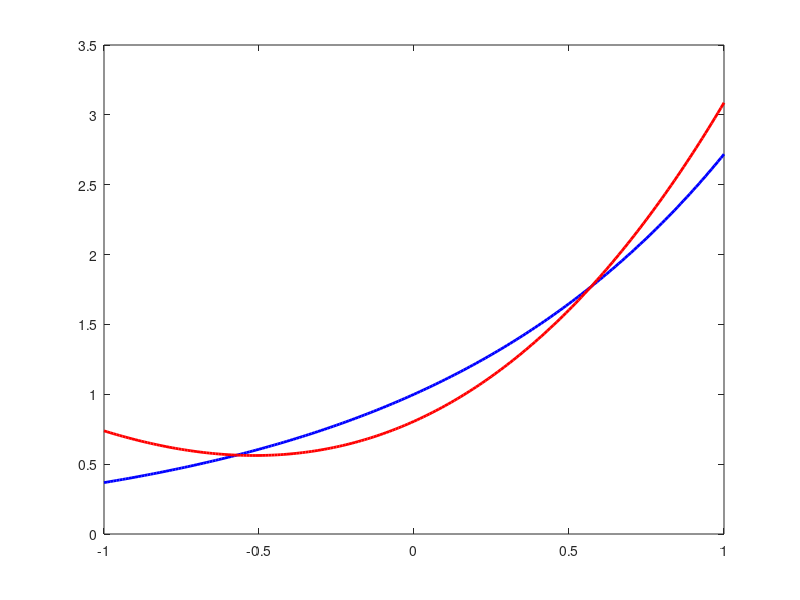

Here is the MATLAB script that generated this plot:
c0 = (exp(1)-exp(-1))/2;
c1 = 3*exp(-1);
c2 = 5*(-exp(1)/2+13/2*exp(-1))/7
c3 = (-5*exp(1)+37*exp(-1))/(2/7);
x = [-1:.01:1];
y = exp(x);
ay = c0*1+c1*x+c2*(3/2*x.^2-1/2)+c3*(5/2*x.^3-3/2*x);

plot(x,y,'b', 'linewidth', 2)
hold on
plot(x,ay,'r','linewidth', 2)